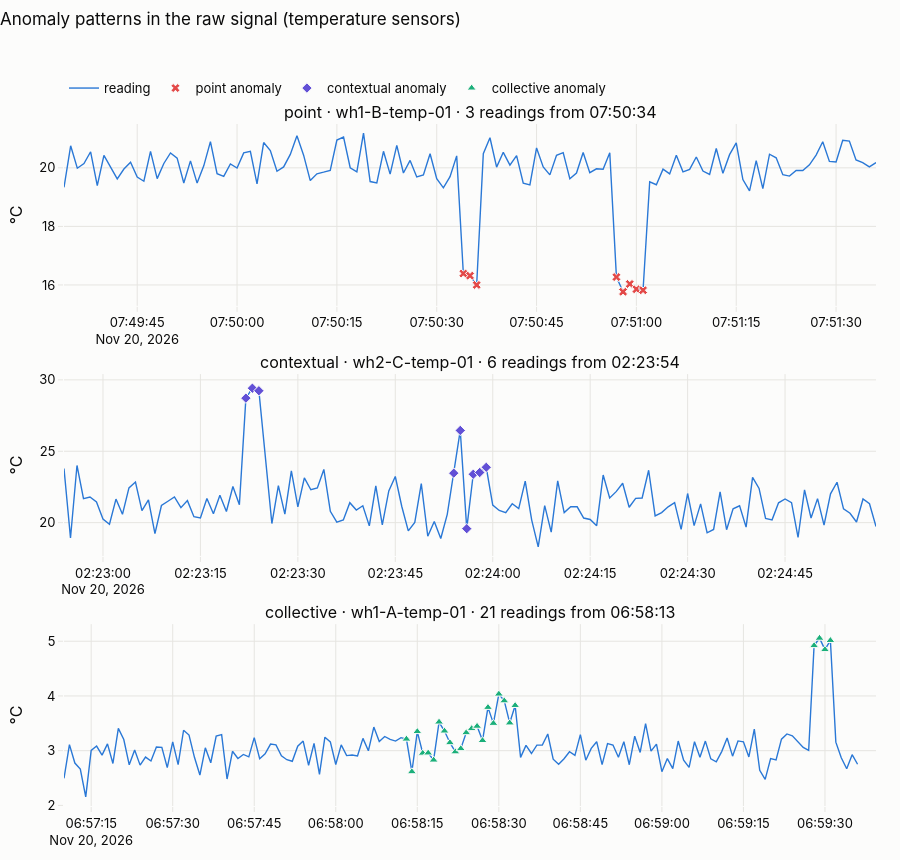
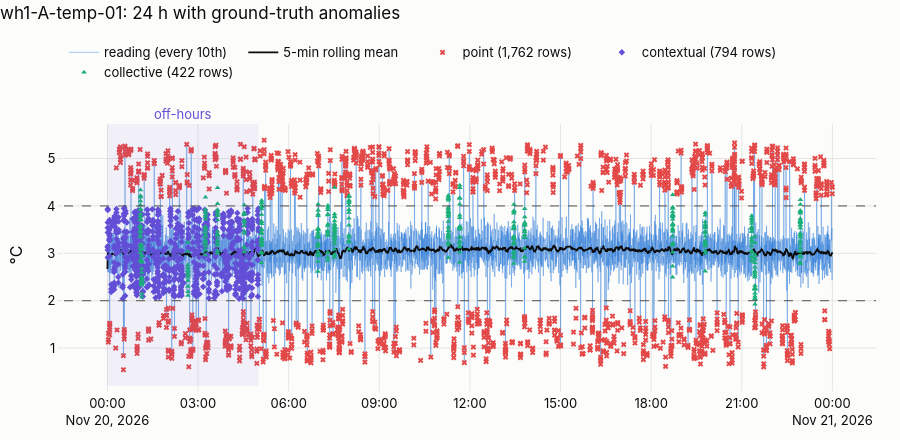

These figures' notebook cell, in order:
### Markdown cell above
### 2.2 Time-series view of the three anomaly patterns
One representative temperature sensor episode per type (median-length example). Grey band = acceptable range; markers repeat the type colour with distinct shapes.

### Code cell
wh_idx = {s: g.set_index("ts")[["value", "is_anomaly", "label", "acc_lo", "acc_hi", "episode_id"]] for s, g in wh.groupby("sensor_id")}

ep = (wh[wh.is_anomaly].groupby(["sensor_id", "episode_id"])
      .agg(type=("label", "first"), start=("ts", "min"), end=("ts", "max"), n=("ts", "size")).reset_index())
ep["hour"] = ep.start.dt.hour
wh_ep = ep.copy()

def pick(t: str, temp_only: bool = True) -> pd.Series:
    c = ep[(ep.type == t) & (ep.sensor_id.str.contains("temp") if temp_only else True)]
    if t == "contextual":
        c = c[c.hour < 5]
    return c.loc[(c.n - c.n.median()).abs().sort_values().index[0]]

examples = {t: pick(t) for t in ["point", "contextual", "collective"]}
fig = make_subplots(rows=3, cols=1, vertical_spacing=0.10,
                    subplot_titles=[f"{t} · {e.sensor_id} · {e.n} readings from {e.start:%H:%M:%S}" for t, e in examples.items()])
for r, (t, e) in enumerate(examples.items(), start=1):
    pad = pd.Timedelta(seconds=max(60, 3 * int(e.n)))
    w = wh_idx[e.sensor_id].loc[e.start - pad: e.end + pad]
    fig.add_hrect(y0=w.acc_lo.iloc[0], y1=w.acc_hi.iloc[0], fillcolor=COL["normal"], opacity=0.14, line_width=0, row=r, col=1)
    fig.add_scatter(x=w.index, y=w.value, mode="lines", line=dict(color=BLUE, width=1.4), name="reading", showlegend=(r == 1), row=r, col=1)
    a = w[w.is_anomaly]
    fig.add_scatter(x=a.index, y=a.value, mode="markers", marker=dict(color=COL[t], size=8, symbol=SYM[t], line=dict(color=SURFACE, width=1)),
                    name=f"{t} anomaly", row=r, col=1)
    fig.update_yaxes(title_text="°C", row=r, col=1)
fig.update_layout(title="Anomaly patterns in the raw signal (temperature sensors)")
show(fig, 860)

# 24-hour overview of one cold-storage sensor with all labelled anomalies
sid = "wh1-A-temp-01"
s24 = wh_idx[sid]
stride = s24.iloc[::10]
roll = s24.value.rolling("300s").mean().iloc[::10]
fig = go.Figure()
fig.add_vrect(x0=s24.index[0], x1=s24.index[0] + pd.Timedelta(hours=5), fillcolor=COL["contextual"], opacity=0.07, line_width=0)
fig.add_scatter(x=stride.index, y=stride.value, mode="lines", line=dict(color=BLUE, width=0.8), opacity=0.5, name="reading (every 10th)")
fig.add_scatter(x=roll.index, y=roll.values, mode="lines", line=dict(color=INK, width=1.8), name="5-min rolling mean")
for t in ["point", "contextual", "collective"]:
    a = s24[s24.label == t]
    fig.add_scatter(x=a.index, y=a.value, mode="markers", marker=dict(color=COL[t], size=5, symbol=SYM[t]), name=f"{t} ({len(a):,} rows)")
fig.add_hline(y=s24.acc_lo.iloc[0], line=dict(color=INK2, dash="dash", width=1)); fig.add_hline(y=s24.acc_hi.iloc[0], line=dict(color=INK2, dash="dash", width=1))
fig.add_annotation(x=s24.index[0] + pd.Timedelta(hours=2.5), y=1.0, yref="paper", text="off-hours", showarrow=False, yanchor="bottom", font=dict(color=COL["contextual"]))
fig.update_layout(title=f"{sid}: 24 h with ground-truth anomalies", yaxis_title="°C")
show(fig, 440)

### Figure 1 — Plotly figure (JSON) as saved in the notebook; plotly's stock layout.template omitted (floating-point values rounded to 4 significant figures; data arrays with more than 128 entries replaced by an {"elided": "..."} marker saying what was removed)
{"data": [{"line": {"color": "#2a78d6", "width": 1.4}, "mode": "lines", "name": "reading", "showlegend": true, "type": "scatter", "x": ["2026-11-20T07:49:34+00:00", "2026-11-20T07:49:35+00:00", "2026-11-20T07:49:36+00:00", "2026-11-20T07:49:37+00:00", "2026-11-20T07:49:38+00:00", "2026-11-20T07:49:39+00:00", "2026-11-20T07:49:40+00:00", "2026-11-20T07:49:41+00:00", "2026-11-20T07:49:42+00:00", "2026-11-20T07:49:43+00:00", "2026-11-20T07:49:44+00:00", "2026-11-20T07:49:45+00:00", "2026-11-20T07:49:46+00:00", "2026-11-20T07:49:47+00:00", "2026-11-20T07:49:48+00:00", "2026-11-20T07:49:49+00:00", "2026-11-20T07:49:50+00:00", "2026-11-20T07:49:51+00:00", "2026-11-20T07:49:52+00:00", "2026-11-20T07:49:53+00:00", "2026-11-20T07:49:54+00:00", "2026-11-20T07:49:55+00:00", "2026-11-20T07:49:56+00:00", "2026-11-20T07:49:57+00:00", "2026-11-20T07:49:58+00:00", "2026-11-20T07:49:59+00:00", "2026-11-20T07:50:00+00:00", "2026-11-20T07:50:01+00:00", "2026-11-20T07:50:02+00:00", "2026-11-20T07:50:03+00:00", "2026-11-20T07:50:04+00:00", "2026-11-20T07:50:05+00:00", "2026-11-20T07:50:06+00:00", "2026-11-20T07:50:07+00:00", "2026-11-20T07:50:08+00:00", "2026-11-20T07:50:09+00:00", "2026-11-20T07:50:10+00:00", "2026-11-20T07:50:11+00:00", "2026-11-20T07:50:12+00:00", "2026-11-20T07:50:13+00:00", "2026-11-20T07:50:14+00:00", "2026-11-20T07:50:15+00:00", "2026-11-20T07:50:16+00:00", "2026-11-20T07:50:17+00:00", "2026-11-20T07:50:18+00:00", "2026-11-20T07:50:19+00:00", "2026-11-20T07:50:20+00:00", "2026-11-20T07:50:21+00:00", "2026-11-20T07:50:22+00:00", "2026-11-20T07:50:23+00:00", "2026-11-20T07:50:24+00:00", "2026-11-20T07:50:25+00:00", "2026-11-20T07:50:26+00:00", "2026-11-20T07:50:27+00:00", "2026-11-20T07:50:28+00:00", "2026-11-20T07:50:29+00:00", "2026-11-20T07:50:30+00:00", "2026-11-20T07:50:31+00:00", "2026-11-20T07:50:32+00:00", "2026-11-20T07:50:33+00:00", "2026-11-20T07:50:34+00:00", "2026-11-20T07:50:35+00:00", "2026-11-20T07:50:36+00:00", "2026-11-20T07:50:37+00:00", "2026-11-20T07:50:38+00:00", "2026-11-20T07:50:39+00:00", "2026-11-20T07:50:40+00:00", "2026-11-20T07:50:41+00:00", "2026-11-20T07:50:42+00:00", "2026-11-20T07:50:43+00:00", "2026-11-20T07:50:44+00:00", "2026-11-20T07:50:45+00:00", "2026-11-20T07:50:46+00:00", "2026-11-20T07:50:47+00:00", "2026-11-20T07:50:48+00:00", "2026-11-20T07:50:49+00:00", "2026-11-20T07:50:50+00:00", "2026-11-20T07:50:51+00:00", "2026-11-20T07:50:52+00:00", "2026-11-20T07:50:53+00:00", "2026-11-20T07:50:54+00:00", "2026-11-20T07:50:55+00:00", "2026-11-20T07:50:56+00:00", "2026-11-20T07:50:57+00:00", "2026-11-20T07:50:58+00:00", "2026-11-20T07:50:59+00:00", "2026-11-20T07:51:00+00:00", "2026-11-20T07:51:01+00:00", "2026-11-20T07:51:02+00:00", "2026-11-20T07:51:03+00:00", "2026-11-20T07:51:04+00:00", "2026-11-20T07:51:05+00:00", "2026-11-20T07:51:06+00:00", "2026-11-20T07:51:07+00:00", "2026-11-20T07:51:08+00:00", "2026-11-20T07:51:09+00:00", "2026-11-20T07:51:10+00:00", "2026-11-20T07:51:11+00:00", "2026-11-20T07:51:12+00:00", "2026-11-20T07:51:13+00:00", "2026-11-20T07:51:14+00:00", "2026-11-20T07:51:15+00:00", "2026-11-20T07:51:16+00:00", "2026-11-20T07:51:17+00:00", "2026-11-20T07:51:18+00:00", "2026-11-20T07:51:19+00:00", "2026-11-20T07:51:20+00:00", "2026-11-20T07:51:21+00:00", "2026-11-20T07:51:22+00:00", "2026-11-20T07:51:23+00:00", "2026-11-20T07:51:24+00:00", "2026-11-20T07:51:25+00:00", "2026-11-20T07:51:26+00:00", "2026-11-20T07:51:27+00:00", "2026-11-20T07:51:28+00:00", "2026-11-20T07:51:29+00:00", "2026-11-20T07:51:30+00:00", "2026-11-20T07:51:31+00:00", "2026-11-20T07:51:32+00:00", "2026-11-20T07:51:33+00:00", "2026-11-20T07:51:34+00:00", "2026-11-20T07:51:35+00:00", "2026-11-20T07:51:36+00:00"], "xaxis": "x", "y": [19.33, 20.75, 19.99, 20.15, 20.55, 19.39, 20.42, 20.03, 19.62, 19.96, 20.19, 19.69, 19.54, 20.56, 19.63, 20.15, 20.51, 20.33, 19.48, 20.24, 19.48, 20.07, 20.89, 19.8, 19.71, 20.13, 19.99, 20.51, 20.56, 19.45, 20.86, 20.59, 19.88, 20.03, 20.46, 21.09, 20.43, 19.57, 19.8, 19.85, 19.91, 20.95, 21.05, 20.0, 19.86, 21.19, 19.53, 19.48, 20.56, 19.79, 20.77, 19.82, 20.25, 19.69, 19.76, 20.48, 19.63, 19.32, 19.7, 20.41, 16.39, 16.32, 16.0, 20.48, 21.03, 20.02, 20.53, 20.09, 20.41, 19.48, 19.42, 20.68, 20.03, 19.76, 20.43, 20.52, 19.63, 19.82, 20.52, 19.84, 19.97, 19.95, 20.52, 16.27, 15.77, 16.04, 15.85, 15.82, 19.52, 19.42, 19.96, 19.79, 20.43, 19.86, 19.95, 20.37, 19.89, 19.77, 20.66, 19.81, 20.45, 20.85, 19.6, 19.21, 20.24, 19.29, 20.46, 20.34, 19.76, 19.72, 19.91, 19.91, 20.1, 20.43, 20.89, 20.22, 20.2, 20.94, 20.91, 20.27, 20.18, 20.03, 20.18], "yaxis": "y"}, {"marker": {"color": "#e34948", "line": {"color": "#fcfcfb", "width": 1}, "size": 8, "symbol": "x"}, "mode": "markers", "name": "point anomaly", "type": "scatter", "x": ["2026-11-20T07:50:34+00:00", "2026-11-20T07:50:35+00:00", "2026-11-20T07:50:36+00:00", "2026-11-20T07:50:57+00:00", "2026-11-20T07:50:58+00:00", "2026-11-20T07:50:59+00:00", "2026-11-20T07:51:00+00:00", "2026-11-20T07:51:01+00:00"], "xaxis": "x", "y": [16.39, 16.32, 16.0, 16.27, 15.77, 16.04, 15.85, 15.82], "yaxis": "y"}, {"line": {"color": "#2a78d6", "width": 1.4}, "mode": "lines", "name": "reading", "showlegend": false, "type": "scatter", "x": ["2026-11-20T02:22:54+00:00", "2026-11-20T02:22:55+00:00", "2026-11-20T02:22:56+00:00", "2026-11-20T02:22:57+00:00", "2026-11-20T02:22:58+00:00", "2026-11-20T02:22:59+00:00", "2026-11-20T02:23:00+00:00", "2026-11-20T02:23:01+00:00", "2026-11-20T02:23:02+00:00", "2026-11-20T02:23:03+00:00", "2026-11-20T02:23:04+00:00", "2026-11-20T02:23:05+00:00", "2026-11-20T02:23:06+00:00", "2026-11-20T02:23:07+00:00", "2026-11-20T02:23:08+00:00", "2026-11-20T02:23:09+00:00", "2026-11-20T02:23:10+00:00", "2026-11-20T02:23:11+00:00", "2026-11-20T02:23:12+00:00", "2026-11-20T02:23:13+00:00", "2026-11-20T02:23:14+00:00", "2026-11-20T02:23:15+00:00", "2026-11-20T02:23:16+00:00", "2026-11-20T02:23:17+00:00", "2026-11-20T02:23:18+00:00", "2026-11-20T02:23:19+00:00", "2026-11-20T02:23:20+00:00", "2026-11-20T02:23:21+00:00", "2026-11-20T02:23:22+00:00", "2026-11-20T02:23:23+00:00", "2026-11-20T02:23:24+00:00", "2026-11-20T02:23:25+00:00", "2026-11-20T02:23:26+00:00", "2026-11-20T02:23:27+00:00", "2026-11-20T02:23:28+00:00", "2026-11-20T02:23:29+00:00", "2026-11-20T02:23:30+00:00", "2026-11-20T02:23:31+00:00", "2026-11-20T02:23:32+00:00", "2026-11-20T02:23:33+00:00", "2026-11-20T02:23:34+00:00", "2026-11-20T02:23:35+00:00", "2026-11-20T02:23:36+00:00", "2026-11-20T02:23:37+00:00", "2026-11-20T02:23:38+00:00", "2026-11-20T02:23:39+00:00", "2026-11-20T02:23:40+00:00", "2026-11-20T02:23:41+00:00", "2026-11-20T02:23:42+00:00", "2026-11-20T02:23:43+00:00", "2026-11-20T02:23:44+00:00", "2026-11-20T02:23:45+00:00", "2026-11-20T02:23:46+00:00", "2026-11-20T02:23:47+00:00", "2026-11-20T02:23:48+00:00", "2026-11-20T02:23:49+00:00", "2026-11-20T02:23:50+00:00", "2026-11-20T02:23:51+00:00", "2026-11-20T02:23:52+00:00", "2026-11-20T02:23:53+00:00", "2026-11-20T02:23:54+00:00", "2026-11-20T02:23:55+00:00", "2026-11-20T02:23:56+00:00", "2026-11-20T02:23:57+00:00", "2026-11-20T02:23:58+00:00", "2026-11-20T02:23:59+00:00", "2026-11-20T02:24:00+00:00", "2026-11-20T02:24:01+00:00", "2026-11-20T02:24:02+00:00", "2026-11-20T02:24:03+00:00", "2026-11-20T02:24:04+00:00", "2026-11-20T02:24:05+00:00", "2026-11-20T02:24:06+00:00", "2026-11-20T02:24:07+00:00", "2026-11-20T02:24:08+00:00", "2026-11-20T02:24:09+00:00", "2026-11-20T02:24:10+00:00", "2026-11-20T02:24:11+00:00", "2026-11-20T02:24:12+00:00", "2026-11-20T02:24:13+00:00", "2026-11-20T02:24:14+00:00", "2026-11-20T02:24:15+00:00", "2026-11-20T02:24:16+00:00", "2026-11-20T02:24:17+00:00", "2026-11-20T02:24:18+00:00", "2026-11-20T02:24:19+00:00", "2026-11-20T02:24:20+00:00", "2026-11-20T02:24:21+00:00", "2026-11-20T02:24:22+00:00", "2026-11-20T02:24:23+00:00", "2026-11-20T02:24:24+00:00", "2026-11-20T02:24:25+00:00", "2026-11-20T02:24:26+00:00", "2026-11-20T02:24:27+00:00", "2026-11-20T02:24:28+00:00", "2026-11-20T02:24:29+00:00", "2026-11-20T02:24:30+00:00", "2026-11-20T02:24:31+00:00", "2026-11-20T02:24:32+00:00", "2026-11-20T02:24:33+00:00", "2026-11-20T02:24:34+00:00", "2026-11-20T02:24:35+00:00", "2026-11-20T02:24:36+00:00", "2026-11-20T02:24:37+00:00", "2026-11-20T02:24:38+00:00", "2026-11-20T02:24:39+00:00", "2026-11-20T02:24:40+00:00", "2026-11-20T02:24:41+00:00", "2026-11-20T02:24:42+00:00", "2026-11-20T02:24:43+00:00", "2026-11-20T02:24:44+00:00", "2026-11-20T02:24:45+00:00", "2026-11-20T02:24:46+00:00", "2026-11-20T02:24:47+00:00", "2026-11-20T02:24:48+00:00", "2026-11-20T02:24:49+00:00", "2026-11-20T02:24:50+00:00", "2026-11-20T02:24:51+00:00", "2026-11-20T02:24:52+00:00", "2026-11-20T02:24:53+00:00", "2026-11-20T02:24:54+00:00", "2026-11-20T02:24:55+00:00", "2026-11-20T02:24:56+00:00", "2026-11-20T02:24:57+00:00", "2026-11-20T02:24:58+00:00", "2026-11-20T02:24:59+00:00"], "xaxis": "x2", "y": [23.79, 18.93, 24.0, 21.69, 21.8, 21.45, 20.26, 19.89, 21.65, 20.58, 22.43, 22.84, 20.84, 21.6, 19.23, 21.2, 21.5, 21.8, 21.05, 21.54, 20.42, 20.33, 21.7, 20.62, 21.92, 20.78, 22.53, 21.25, 28.72, 29.42, 29.24, 24.83, 19.94, 22.59, 20.59, 23.62, 21.11, 23.13, 22.31, 22.43, 23.73, 20.79, 20.03, 20.19, 21.4, 20.88, 21.18, 19.77, 22.57, 19.84, 22.23, 23.23, 21.13, 19.42, 20.02, 22.74, 19.05, 20.09, 18.89, 20.58, 23.47, 26.46, 19.58, 23.39, 23.51, 23.88, 21.23, 20.85, 20.7, 21.32, 20.99, 22.91, 20.18, 18.31, 21.2, 19.34, 22.93, 20.71, 21.11, 21.11, 20.32, 20.22, 19.79, 23.34, 21.73, 22.17, 22.76, 21.08, 21.7, 21.73, 23.67, 20.48, 20.71, 21.11, 21.4, 19.52, 22.04, 19.79, 21.31, 19.29, 19.52, 22.15, 19.51, 20.97, 21.18, 19.69, 23.17, 22.4, 20.29, 20.2, 21.39, 21.66, 21.4, 18.96, 22.3, 20.32, 21.68, 19.83, 22.02, 22.83, 20.97, 20.66, 20.05, 21.66, 21.32, 19.73], "yaxis": "y2"}, {"marker": {"color": "#6250d6", "line": {"color": "#fcfcfb", "width": 1}, "size": 8, "symbol": "diamond"}, "mode": "markers", "name": "contextual anomaly", "type": "scatter", "x": ["2026-11-20T02:23:22+00:00", "2026-11-20T02:23:23+00:00", "2026-11-20T02:23:24+00:00", "2026-11-20T02:23:54+00:00", "2026-11-20T02:23:55+00:00", "2026-11-20T02:23:56+00:00", "2026-11-20T02:23:57+00:00", "2026-11-20T02:23:58+00:00", "2026-11-20T02:23:59+00:00"], "xaxis": "x2", "y": [28.72, 29.42, 29.24, 23.47, 26.46, 19.58, 23.39, 23.51, 23.88], "yaxis": "y2"}, {"line": {"color": "#2a78d6", "width": 1.4}, "mode": "lines", "name": "reading", "showlegend": false, "type": "scatter", "x": {"elided": "147 str values"}, "xaxis": "x3", "y": {"elided": "147 float values"}, "yaxis": "y3"}, {"marker": {"color": "#1baf7a", "line": {"color": "#fcfcfb", "width": 1}, "size": 8, "symbol": "triangle-up"}, "mode": "markers", "name": "collective anomaly", "type": "scatter", "x": ["2026-11-20T06:58:13+00:00", "2026-11-20T06:58:14+00:00", "2026-11-20T06:58:15+00:00", "2026-11-20T06:58:16+00:00", "2026-11-20T06:58:17+00:00", "2026-11-20T06:58:18+00:00", "2026-11-20T06:58:19+00:00", "2026-11-20T06:58:20+00:00", "2026-11-20T06:58:21+00:00", "2026-11-20T06:58:22+00:00", "2026-11-20T06:58:23+00:00", "2026-11-20T06:58:24+00:00", "2026-11-20T06:58:25+00:00", "2026-11-20T06:58:26+00:00", "2026-11-20T06:58:27+00:00", "2026-11-20T06:58:28+00:00", "2026-11-20T06:58:29+00:00", "2026-11-20T06:58:30+00:00", "2026-11-20T06:58:31+00:00", "2026-11-20T06:58:32+00:00", "2026-11-20T06:58:33+00:00", "2026-11-20T06:59:28+00:00", "2026-11-20T06:59:29+00:00", "2026-11-20T06:59:30+00:00", "2026-11-20T06:59:31+00:00"], "xaxis": "x3", "y": [3.211, 2.615, 3.349, 2.954, 2.958, 2.828, 3.523, 3.359, 3.146, 2.978, 3.037, 3.329, 3.403, 3.446, 3.185, 3.791, 3.499, 4.034, 3.911, 3.507, 3.826, 4.92, 5.055, 4.847, 5.014], "yaxis": "y3"}], "layout": {"annotations": [{"font": {"size": 16}, "showarrow": false, "text": "point · wh1-B-temp-01 · 3 readings from 07:50:34", "x": 0.5, "xanchor": "center", "xref": "paper", "y": 1.0, "yanchor": "bottom", "yref": "paper"}, {"font": {"size": 16}, "showarrow": false, "text": "contextual · wh2-C-temp-01 · 6 readings from 02:23:54", "x": 0.5, "xanchor": "center", "xref": "paper", "y": 0.6333, "yanchor": "bottom", "yref": "paper"}, {"font": {"size": 16}, "showarrow": false, "text": "collective · wh1-A-temp-01 · 21 readings from 06:58:13", "x": 0.5, "xanchor": "center", "xref": "paper", "y": 0.2667, "yanchor": "bottom", "yref": "paper"}], "height": 860, "title": {"text": "Anomaly patterns in the raw signal (temperature sensors)"}, "xaxis": {"anchor": "y", "domain": [0.0, 1.0]}, "xaxis2": {"anchor": "y2", "domain": [0.0, 1.0]}, "xaxis3": {"anchor": "y3", "domain": [0.0, 1.0]}, "yaxis": {"anchor": "x", "domain": [0.7333, 1.0], "title": {"text": "°C"}}, "yaxis2": {"anchor": "x2", "domain": [0.3667, 0.6333], "title": {"text": "°C"}}, "yaxis3": {"anchor": "x3", "domain": [0.0, 0.2667], "title": {"text": "°C"}}}}

### Figure 2 — Plotly figure (JSON) as saved in the notebook; plotly's stock layout.template omitted (floating-point values rounded to 4 significant figures; data arrays with more than 128 entries replaced by an {"elided": "..."} marker saying what was removed)
{"data": [{"line": {"color": "#2a78d6", "width": 0.8}, "mode": "lines", "name": "reading (every 10th)", "opacity": 0.5, "type": "scatter", "x": {"elided": "8640 str values"}, "y": {"elided": "8640 float values"}}, {"line": {"color": "#0b0b0b", "width": 1.8}, "mode": "lines", "name": "5-min rolling mean", "type": "scatter", "x": {"elided": "8640 str values"}, "y": {"elided": "8640 float values"}}, {"marker": {"color": "#e34948", "size": 5, "symbol": "x"}, "mode": "markers", "name": "point (1,762 rows)", "type": "scatter", "x": {"elided": "1762 str values"}, "y": {"elided": "1762 float values"}}, {"marker": {"color": "#6250d6", "size": 5, "symbol": "diamond"}, "mode": "markers", "name": "contextual (794 rows)", "type": "scatter", "x": {"elided": "794 str values"}, "y": {"elided": "794 float values"}}, {"marker": {"color": "#1baf7a", "size": 5, "symbol": "triangle-up"}, "mode": "markers", "name": "collective (422 rows)", "type": "scatter", "x": {"elided": "422 str values"}, "y": {"elided": "422 float values"}}], "layout": {"annotations": [{"font": {"color": "#6250d6"}, "showarrow": false, "text": "off-hours", "x": "2026-11-20T02:30:00+00:00", "y": 1.0, "yanchor": "bottom", "yref": "paper"}], "height": 440, "shapes": [{"fillcolor": "#6250d6", "line": {"width": 0}, "opacity": 0.07, "type": "rect", "x0": "2026-11-20T00:00:00+00:00", "x1": "2026-11-20T05:00:00+00:00", "xref": "x", "y0": 0, "y1": 1, "yref": "y domain"}, {"line": {"color": "#52514e", "dash": "dash", "width": 1}, "type": "line", "x0": 0, "x1": 1, "xref": "x domain", "y0": 2.0, "y1": 2.0, "yref": "y"}, {"line": {"color": "#52514e", "dash": "dash", "width": 1}, "type": "line", "x0": 0, "x1": 1, "xref": "x domain", "y0": 4.0, "y1": 4.0, "yref": "y"}], "title": {"text": "wh1-A-temp-01: 24 h with ground-truth anomalies"}, "yaxis": {"title": {"text": "°C"}}}}
